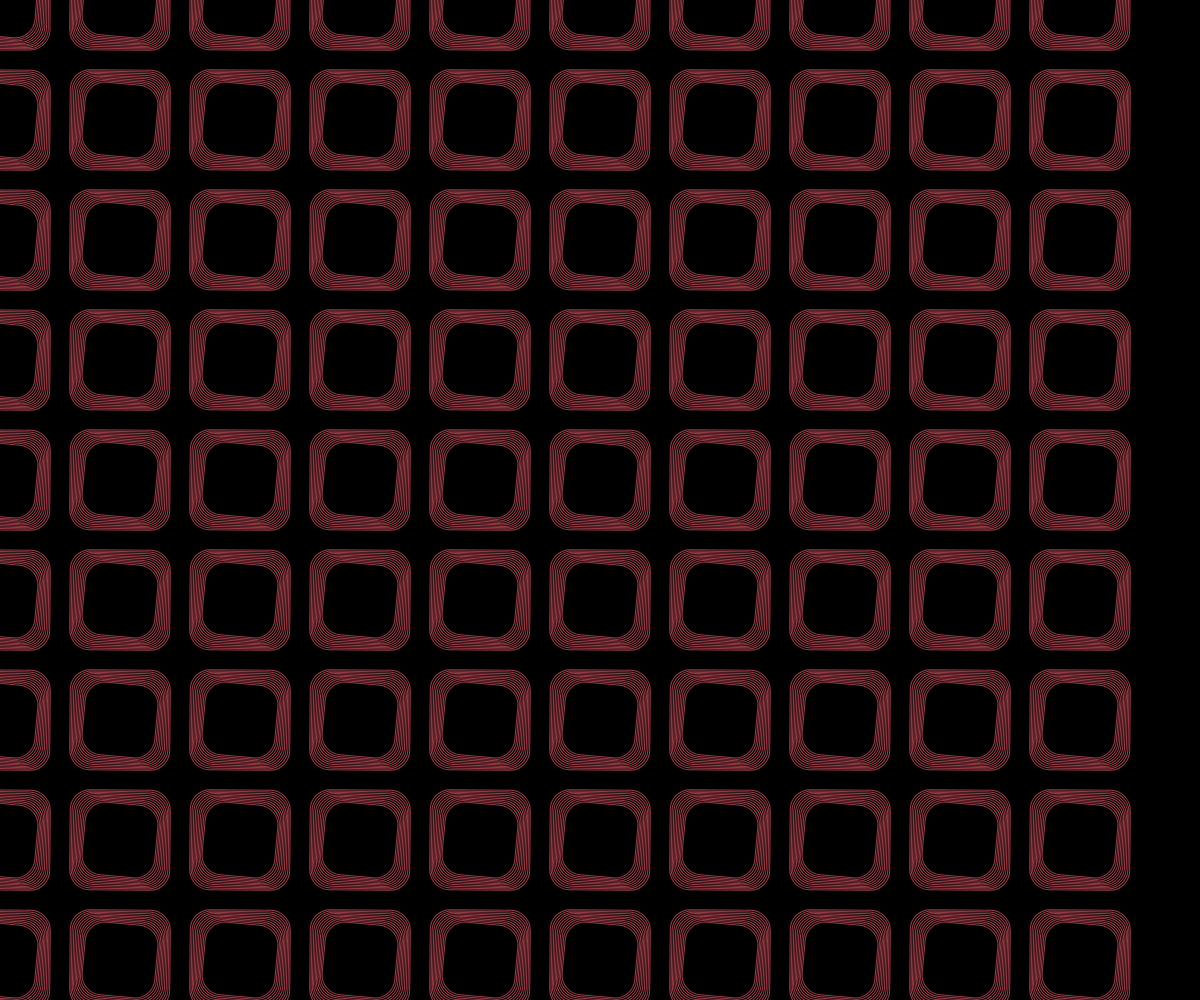
Frame 1 (no input)
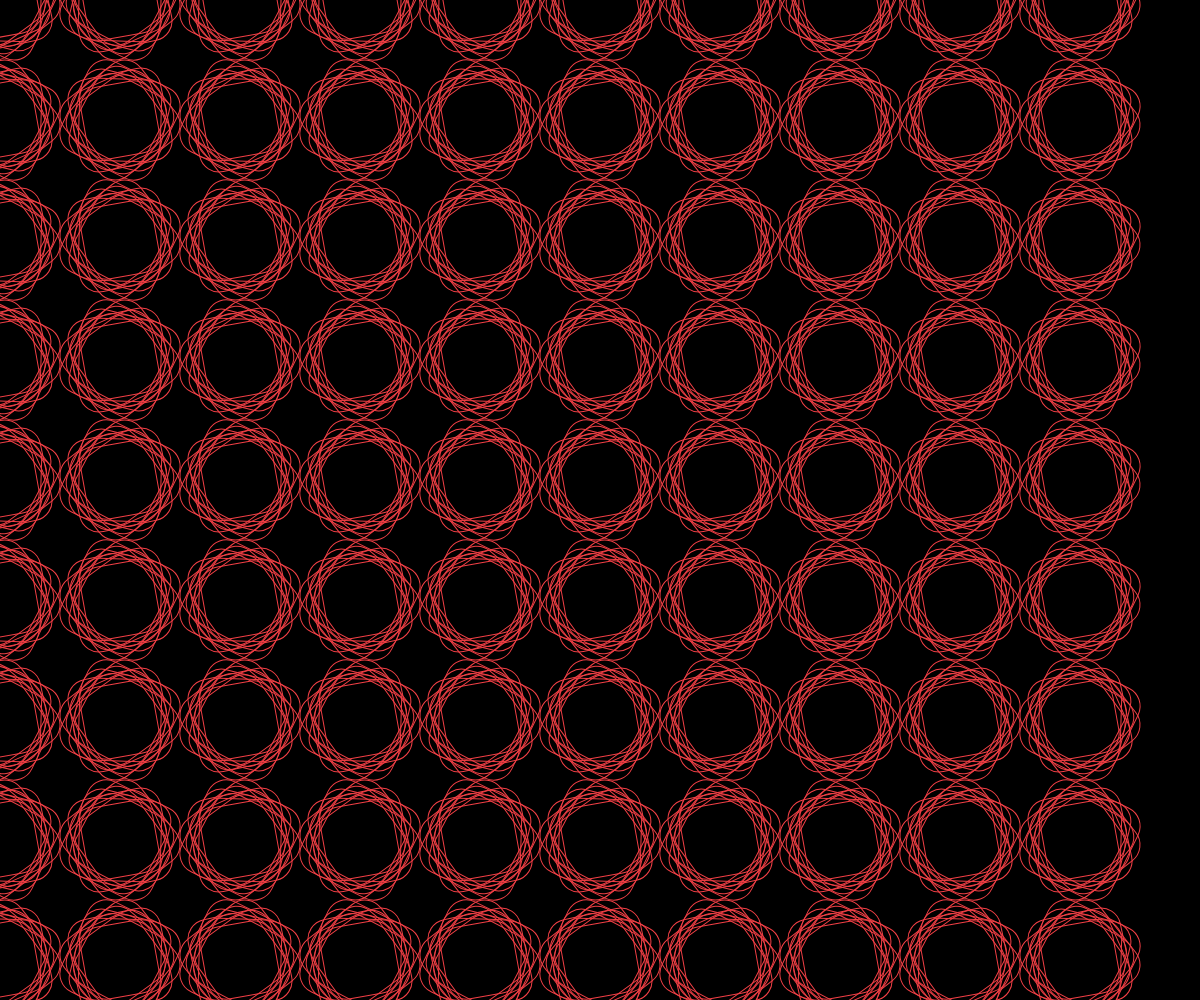
Frame 60 (no input)
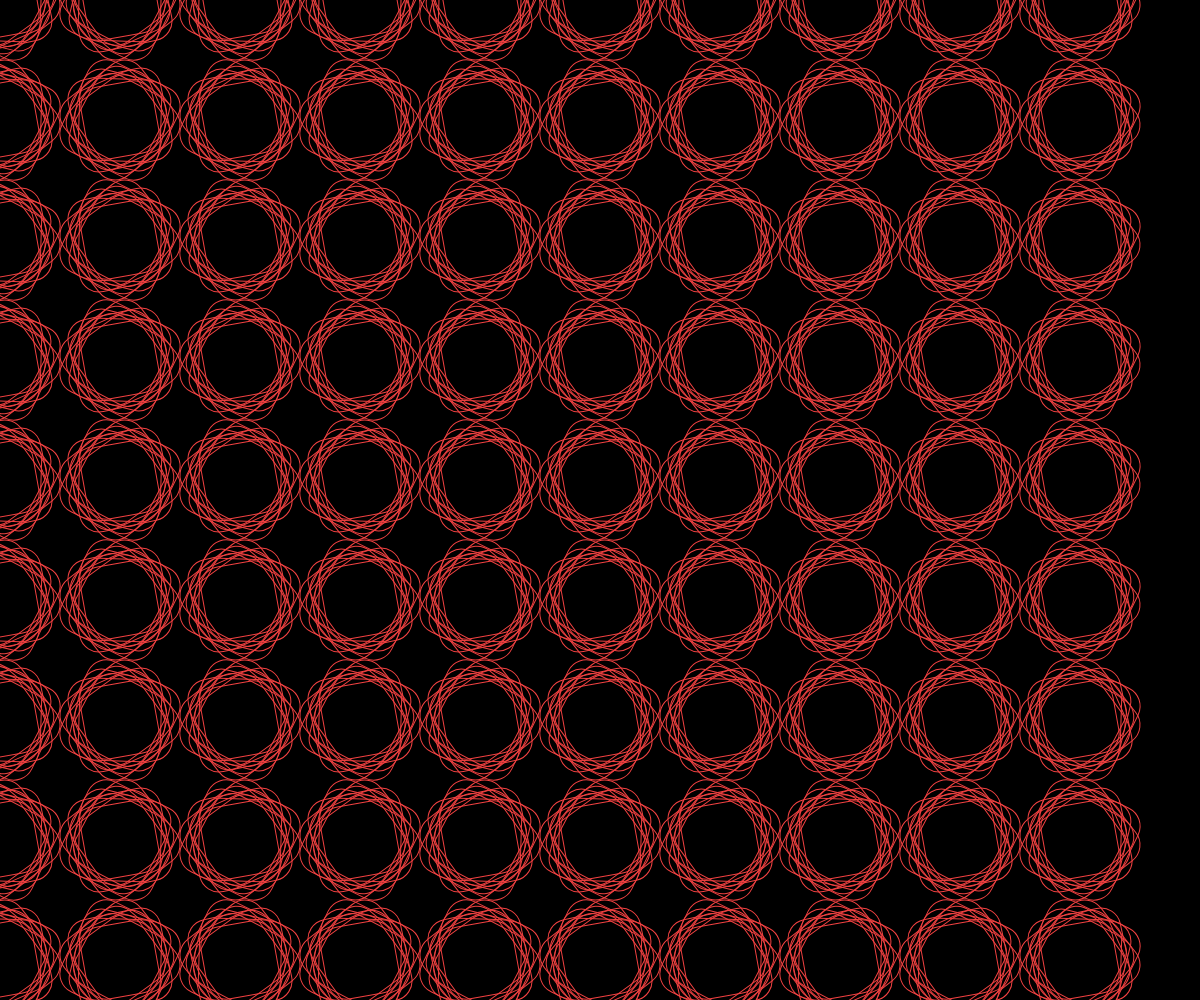
Frame 120 (the mouse pressed at the canvas centre since frame 60)

The p5.js sketch that drew these frames (run headless with seeded random() and noise() and a simulated clock; from frame 60 on, the mouse is pressed at the canvas centre):

// p5.js sketch
// ── sketch.js
let angle = 0
function setup() {
  createCanvas(windowWidth,windowHeight);
  background(0)
  rectMode(CENTER)  //畫方形以中心點為座標點
  noFill() //方形不填入顏色
  angleMode(DEGREES) //設定角度單位為0~360
  //frameRate(100) //設定每秒進入draw()函數的次數
}
function draw() {
  background(0); //背景黑
  for(let y=0;y<height;y=y+120){
    for(let x=0;x<width;x = x+120){
      push() //重新設定格式(包含原點(0,0)位置，線條顏色..)，要設調原點(0,0)的位置在(x,y)上
        translate(x,y) //把原點由視窗的左上角移到視窗的中心點
        stroke(255) //線條顏色
        //===============1
        //rotate(angle) //把物件選轉10度的角度，以原點(0,0)作為旋轉基準點
        //rect(0,0,600,600,100) //畫一個方形，在視窗中間，寬與高都為600
        //angle = sin(frameCount) *100 //-100~100
        //===============10
        for(let i=0;i<10;i=i+1) {
          // let r = random(50,255) //抽一個亂數值，介於50(含)與255(不含)間
          // let g = random(50,255) //抽一個亂數值，介於50(含)與255(不含)間
          // let b = random(50,255) //抽一個亂數值，介於50(含)與255(不含)間
          let r = map(sin(frameCount),-1,1,50,255)
          let b = map(cos(frameCount/2),-1,1,50,70)
          let g = map(sin(frameCount/4),-1,1,50,70)
          stroke(r,g,b)
          rotate(angle) //把物件選轉10度的角度，以原點(0,0)作為旋轉基準點
          rect(0,0,100-i*3,100-i*3 ,20) //畫一個方形，在視窗中間，寬與高都為600
          angle = sin(frameCount) *30 //-100~100
        }
      pop() //取消所有設定格式，原點(0,0)回到視窗的左上角
    }
  }
}
